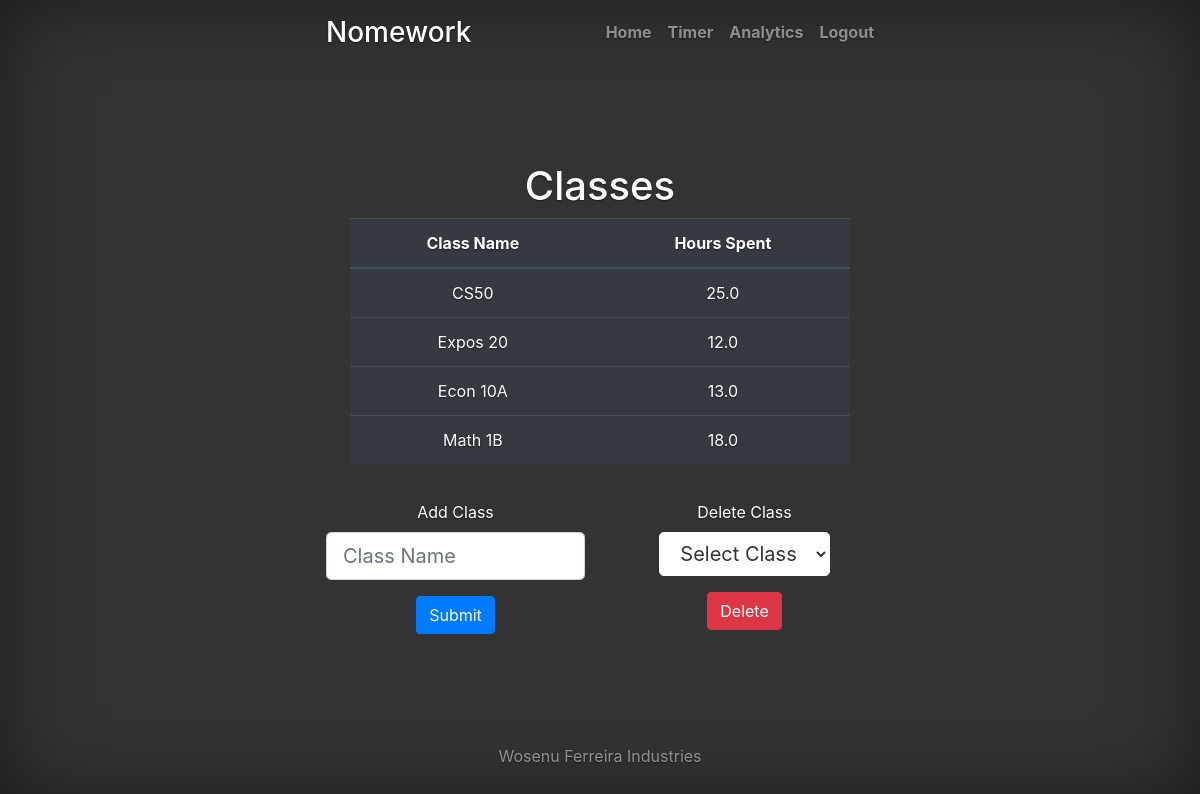
Before: / (signed in) with the older database file.
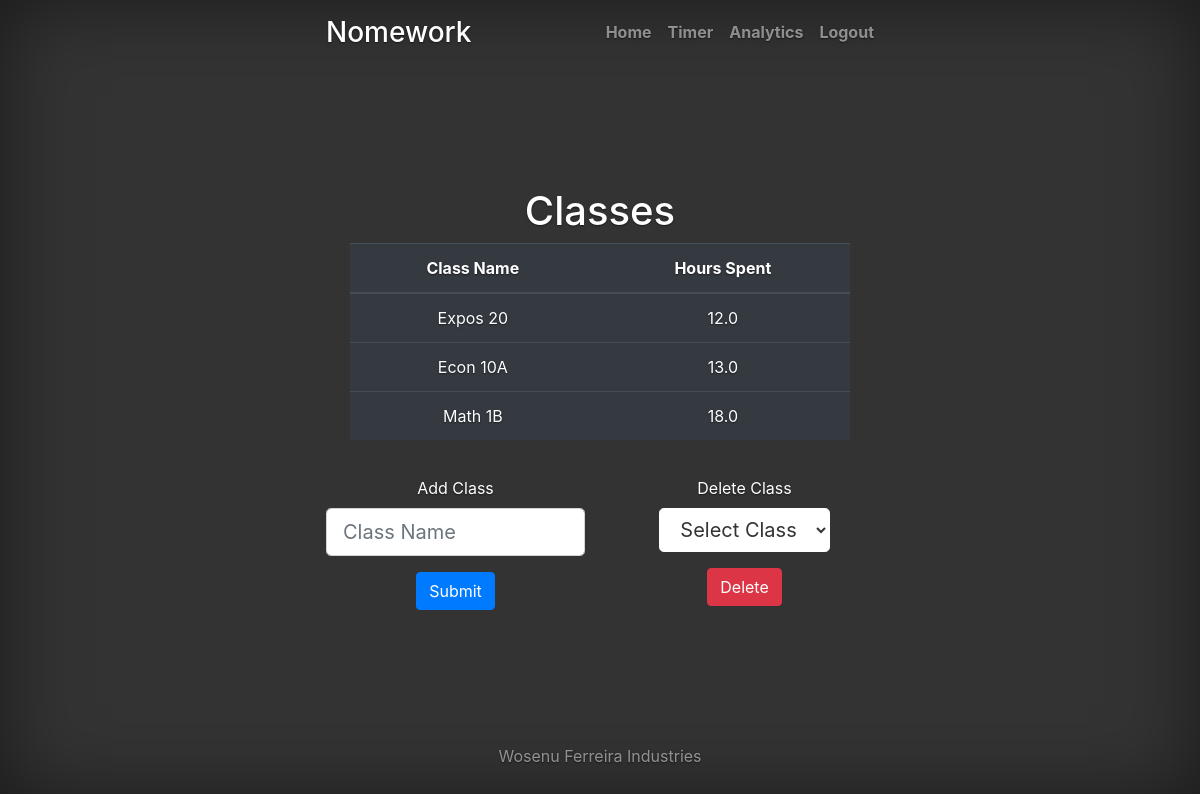
After: the same page with the newer database file.
### tables this page shows
CREATE TABLE classes (
    id INTEGER PRIMARY KEY AUTOINCREMENT,
    name TEXT NOT NULL,
    user_id INTEGER NOT NULL,
    FOREIGN KEY (user_id) REFERENCES users (id)
);

### app.py (the view)
@app.route("/", methods=['GET', 'POST'])
@login_required
def index():
    if request.method == "POST":
        db.execute("INSERT INTO classes (name, user_id) VALUES (?, ?)", [request.form.get("classname"), session["user_id"]])
        con.commit()
        return redirect("/")
    else:
        db.execute("SELECT name FROM classes WHERE user_id = ?", [session["user_id"]])
        userclasses = db.fetchall()
        classes = []
        for x in range(len(userclasses)):
            classes.append(userclasses[x][0])
        db.execute("SELECT id FROM classes WHERE user_id = ?", [session["user_id"]])
        classesid = db.fetchall()
        ids = []
        for x in range(len(classesid)):
            ids.append(classesid[x][0])
        classtimes = []
        for x in ids:
            db.execute("SELECT SUM(seconds) FROM times WHERE class_id = ?", [x])
            times = db.fetchone()[0]
            classtimes.append(times)
        for x in range(len(classtimes)):
            if classtimes[x] == None:
                classtimes[x] = 0
        tabledata = list(zip(classes, classtimes))
        db.execute("SELECT name FROM classes WHERE user_id = ?", [session["user_id"]])
        userclasses = db.fetchall()
        classes = []
        for x in range(len(userclasses)):
            classes.append(userclasses[x][0])
        return render_template("index.html", tabledata=tabledata, classes=classes)

### helpers.py (called while the page is built)
def login_required(f):
    @wraps(f)
    def decorated_function(*args, **kwargs):
        if session.get("user_id") is None:
            return redirect("/login")
        return f(*args, **kwargs)
    return decorated_function

### templates/index.html (shortened to what this page needs)
{% extends "layout.html" %}
{% block body %}
<main role="main" class="inner cover">
    <h1 class="cover-heading">Classes</h1>
    <table class="table table-dark">
        <thead>
            <th class="text-start">Class Name</th>
            <th class="text-end">Hours Spent</th>
        </thead>
        <tbody>
            {% for data in tabledata %}
                <tr>
                    <td class="text-start" name="classname" id="classname">{{ data[0] }}</td>
                    <td class="text-end">{{ (data[1] / 3600)|round }}</td>
                </tr>
            {% endfor %}
        </tbody>
    </table>
</main>
<div class="row" style="margin-top:20px;">
    <div class="col-md-6" class="w-50 p-3">
        <form action="/" method="post">
            <div class="form-group">
                <label for="classname">Add Class</label>
                <input type="text" class="form-control form-control-lg" id="classname" name="classname" placeholder="Class Name">
            </div>
            <button type="submit" class="btn btn-primary">Submit</button>
        </form>
    </div>
    <div class="col-md-6" class="w-50 p-3">
        <form action="/delete" method="post">
            <div class="form-group">
                <label for="classname">Delete Class</label>
                <div>
                    <select class="btn btn-secondary btn-lg dropdown-toggle" id="class" name="class">
                        <option disabled selected>Select Class</option>
                    </select>
                </div>
            </div>
            <button type="submit" id="confirmation" class="btn btn-danger">Delete</button>
        </form>
    </div>
</div>
{% endblock %}

### templates/layout.html (shortened to what this page needs)
<!doctype html>
<html lang="en">
  <head>
    <link rel="stylesheet" href="https://cdn.jsdelivr.net/npm/bootstrap@4.3.1/dist/css/bootstrap.min.css">
    <link href="/static/cover.css" rel="stylesheet">
  </head>
  <body class="text-center">
    <div class="cover-container d-flex h-100 p-3 mx-auto flex-column">
      <header class="masthead mb-auto">
        <div class="inner">
        {% if session["user_id"] %}
          <h3 class="masthead-brand">Nomework</h3>
        {% else %}
          <h3><a class="masthead-brand" href="/home">Nomework</a></h3>
        {% endif %}
          <nav class="nav nav-masthead justify-content-center">
          {% if session["user_id"] %}
            <a class="nav-link" href="/">Home</a>
              <a class="nav-link" href="/timer">Timer</a>
              <a class="nav-link" href="/analytics">Analytics</a>
              <a class="nav-link" href="/logout">Logout</a>
          </nav>
          {% endif %}
        </div>
      </header>
    {% block body %}{% endblock %}
    <footer class="mastfoot mt-auto">
        <div class="inner">
          <p>Wosenu Ferreira Industries</p>
        </div>
    </footer>
    </div>
</body>
</html>

### static/cover.css (style rules this page uses)
a, a:focus, a:hover { color: #fff; }
.btn-secondary, .btn-secondary:hover, .btn-secondary:focus { color: #333; text-shadow: none; background-color: #fff; border: .05rem solid #fff; }
html, body { height: 100%; background-color: #333; }
body { display: -ms-flexbox; display: -webkit-box; display: flex; -ms-flex-pack: center; -webkit-box-pack: center; justify-content: center; color: #fff; text-shadow: 0 .05rem .1rem rgba(0, 0, 0, .5); box-shadow: inset 0 0 5rem rgba(0, 0, 0, .5); }
.cover-container { max-width: 42em; }
.masthead { margin-bottom: 2rem; }
.masthead-brand { margin-bottom: 0; }
.nav-masthead .nav-link { padding: .25rem 0; font-weight: 700; color: rgba(255, 255, 255, .5); background-color: transparent; border-bottom: .25rem solid transparent; }
.nav-masthead .nav-link + .nav-link { margin-left: 1rem; }
@media (min-width: 48em) { .masthead-brand { float: left; } }
@media (min-width: 48em) { .nav-masthead { float: right; } }
.cover { padding: 0 1.5rem; }
.mastfoot { color: rgba(255, 255, 255, .5); }

Changed rows visible on the page:
removed classes: name "CS50", value "25.0"
